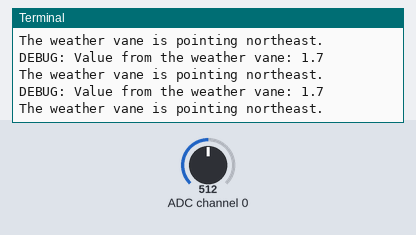
The program below on a simulated Raspberry Pi (BCM pin numbers). On the bench: the last lines printed to the terminal. The test bench sets the inputs (shaded band); at power-on: ADC channel 0 = 512 (analog values on the 0–1023 scale). The clock reads 2024-03-15 10:24:30 at power-on unless the program sets it. At 50.0 s the program stops and its outputs stay as they are.

Above: at 15.8 s.
15.9 s: ADC channel 0 set to 780
At 20.8 s:
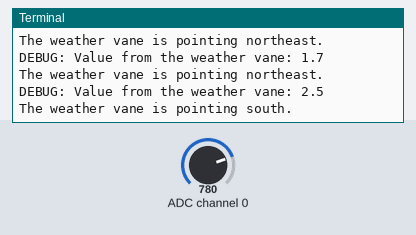
21.9 s: ADC channel 0 set to 805
At 25.9 s:
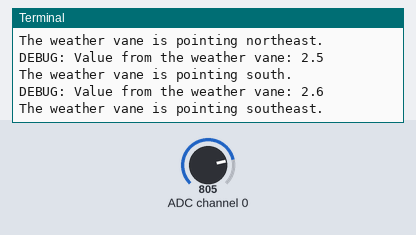
Timing chart, 0 to 27.4 s (numbered marks = the images above; inputs shaded):
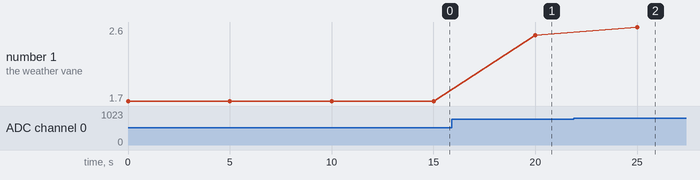

The program:

weathervane.py
```python
#!/usr/bin/env python3
# -*- coding: utf-8 -*-
# vim: set expandtab tabstop=4 shiftwidth=4 :

# weathervane.py - A module that that gets readings from a standard multiple
#   switches-and-resisters weather vane (wind vane) connected to GPIO pin 6
#   (RasPi header pin 31).  After
# https://projects.raspberrypi.org/en/projects/build-your-own-weather-station/7

# By: The Doctor <drwho at virtadpt dot net>

# License: GPLv3

# v1.1 - Reworked the weather vane signal interpretation code because my unit
#        isn't stable.  I still hate hardcoding magick numbers but this way
#        actually makes the 'vane usable.
# v1.0 - Initial release.

# TO-DO:
# - Make the channel of the ADC chip configurable.
# - Use real logger code rather than a bunch of print()s.
# - The table of values-to-directions should probably be configurable, but I'm
#   not sure yet how to do that.
# - Add a utility that helps a user calculate their own table of direction/
#   values?

# Load modules.
import gpiozero
import logging
import sys
import time

import globals

# Constants.
# Channel (pin) of the ADC the weather vane is connected to.
channel = 0

# Value of the reference voltage the ADC is receiving on pin 15.  The circuit
# I'm using (and hardwired) draws power from pin 1 on the RasPi (3.3 VDC).
reference_voltage = 3.3

# Global variables.

# I originally used this research code to generate the values for my weather
# vane (and you should, too, just to be safe), but I found that even then the
# values aren't necessarily stable.  There's a noticeable variation in the
# signal even though it's coming from a static resistor.  So, I hardcoded a
# heuristic (+/- 0.1) in the core code to make it work somewhat more reliably.
# I need to make the values and the heuristics configurable so that more folks
# can use this code without having to hand-hack my code.
#
# import gpiozero
# import time
# adc = gpiozero.MCP3008(channel=0)
# values = []
# while True:
#   wind = round(adc.value * 3.3, 1)
#   if not wind in values:
#       values.append(wind)
#       print("Got new value: %s" % wind)
#       print()
#   time.sleep(5)
#

# Core code...
# get_direction(): The function that does everything by calling everything
#   else.  Here so that it can be called from Weather Station Bot's central
#   module, as well as __main__ for testing.  Returns a hash table containing
#   the sample data.
def get_direction():

    # Voltage from the weather vane.
    value = 0.0

    # Set up the GPIO object.
    if not globals.weathervane:
        globals.weathervane = gpiozero.MCP3008(channel=channel)

    # Get a sample from the weather vane.
    value = round(globals.weathervane.value * reference_voltage, 1)
    logging.debug("Value from the weather vane: %s" % value)

    # Interpret the value from the weather vane.
    if (value >= 2.0) and (value <= 2.2):
        return("north")
    if (value >= 1.7) and (value <= 1.9):
        return("northeast")
    if (value >= 2.9) and (value <= 3.1):
        return("east")
    if (value >= 2.6) and (value <= 2.8):
        return("southeast")
    if (value >= 2.3) and (value <= 2.5):
        return("south")
    if (value >= 1.2) and (value <= 1.4):
        return("southwest")
    if (value >= 0.1) and (value <= 0.3):
        return("west")
    if (value >= 0.9) and (value <= 1.1):
        return("northwest")

    # No match.
    return None

# Exercise my code.
if __name__ == "__main__":
    # Configure the logger.  DEBUG for interactive testing.
    logging.basicConfig(level=10, format="%(levelname)s: %(message)s")
    logger = logging.getLogger(__name__)

    print("Starting test run.")

    sensor = gpiozero.MCP3008(channel=channel)
    for i in range(10):
        temp = None
        temp = get_direction()
        if temp:
            print("The weather vane is pointing %s." % temp)
        else:
            print("The weather vane returned a spurious value.  I saw: %s" % temp)
        time.sleep(5)

    print("End of test run.")
    sys.exit(0)

# Fin.
```

globals.py
```python
#!/usr/bin/env python3
# -*- coding: utf-8 -*-
# vim: set expandtab tabstop=4 shiftwidth=4 :

# globals.py - A Weather Bot module that implements a couple of global
#   variables.  Right now this doesn't get a whole lot of use, but if I add
#   other remote monitoring modules in the future this will help.
#
#   This is part of the Exocortex Halo project
#   (https://github.com/virtadpt/exocortex-halo/).

# v1.0 - Initial release.

# TODO:
# -

# By: The Doctor <drwho at virtadpt dot net>
#     0x807B17C1 / 7960 1CDC 85C9 0B63 8D9F  DD89 3BD8 FF2B 807B 17C1

# License: GPLv3

import sys

# Variables
# Handle to an SMbus for the BME280.
bme280_sensor = None

# Handle to the GPIO interface to the anemometer.
anemometer = None

# Handle to the GPIO interface to the weathervane.
weathervane = None

# Handle to the GPIO interface to the rain gauge's switch.
raingauge = None

# Core code.
if __name__ == "__main__":
    print("No self tests yet.")
    sys.exit(0)
```

Measured:
- the behaviour switches between 790 and 791 on ADC channel 0 (found by bisection; images 1 and 2)
- after the input at 15.9 s, the terminal: prints a new line after 4.1 s (image 1)
- after the input at 21.9 s, the terminal: prints a new line after 3.1 s (image 2)
- plotted number 1: 1.7 → 2.5 after the input at 15.9 s, 2.5 → 2.6 after the input at 21.9 s
